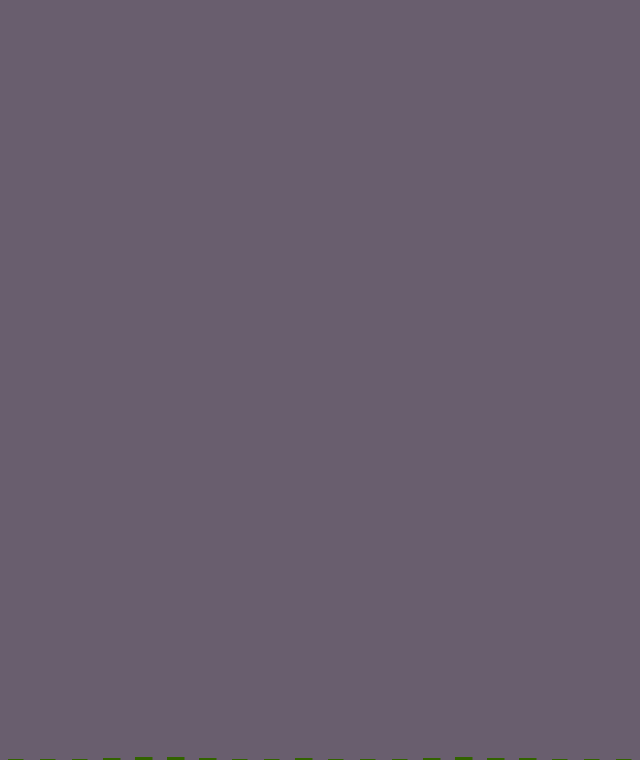
Frame 1 (no input)
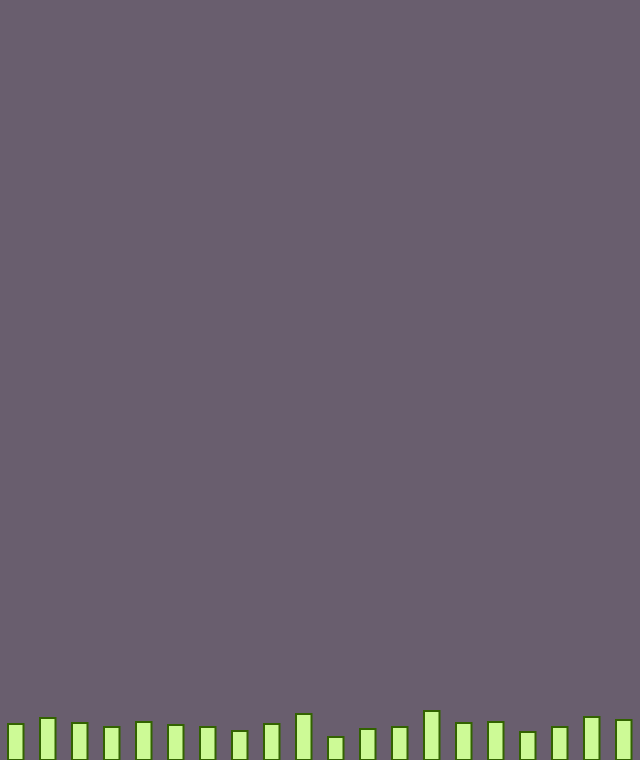
Frame 60 (no input)
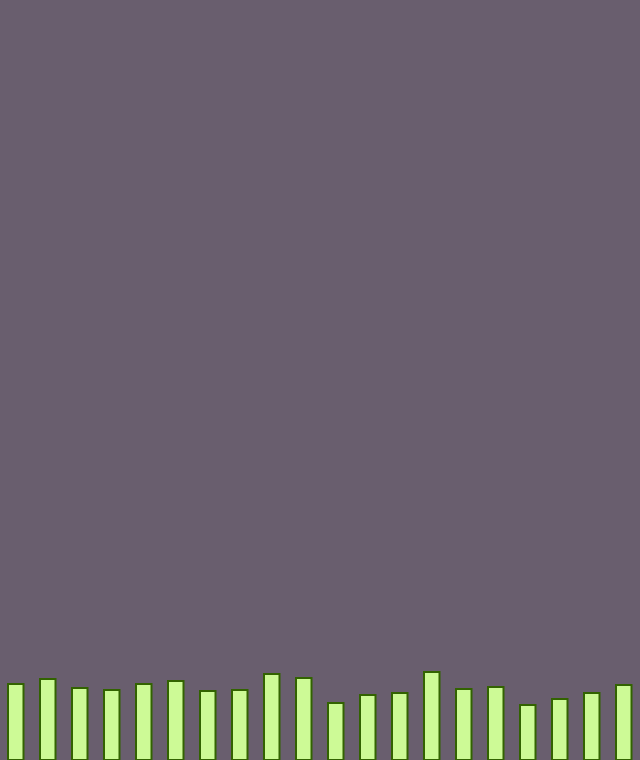
Frame 120 (the mouse pressed at the canvas centre since frame 60)

The p5.js sketch that drew these frames (run headless with seeded random() and noise() and a simulated clock; from frame 60 on, the mouse is pressed at the canvas centre):

// p5.js sketch
// ── sketch.js
let randomCounts = [];
let total = 20;

function setup() {
  createCanvas(640, 760);
  for (let i = 0; i < total; i++) {
    randomCounts[i] = 0;
  }
}

function draw() {
  background(105, 94, 110);
  for (let i = 0; i < 12; i++) {
    let index = floor(random(total));
    randomCounts[index]++;
  }

  // Draw a rectangle to graph results
  stroke(50, 99, 0);
  strokeWeight(2);
  fill(205, 250, 150);

  let w = width / randomCounts.length;

  for (let x = 0; x < randomCounts.length; x++) {
    rect(
      x * w + w / 4,
      height - randomCounts[x] * 1,
      (w - 1) / 2,
      randomCounts[x] * 1
    );
  }
}
